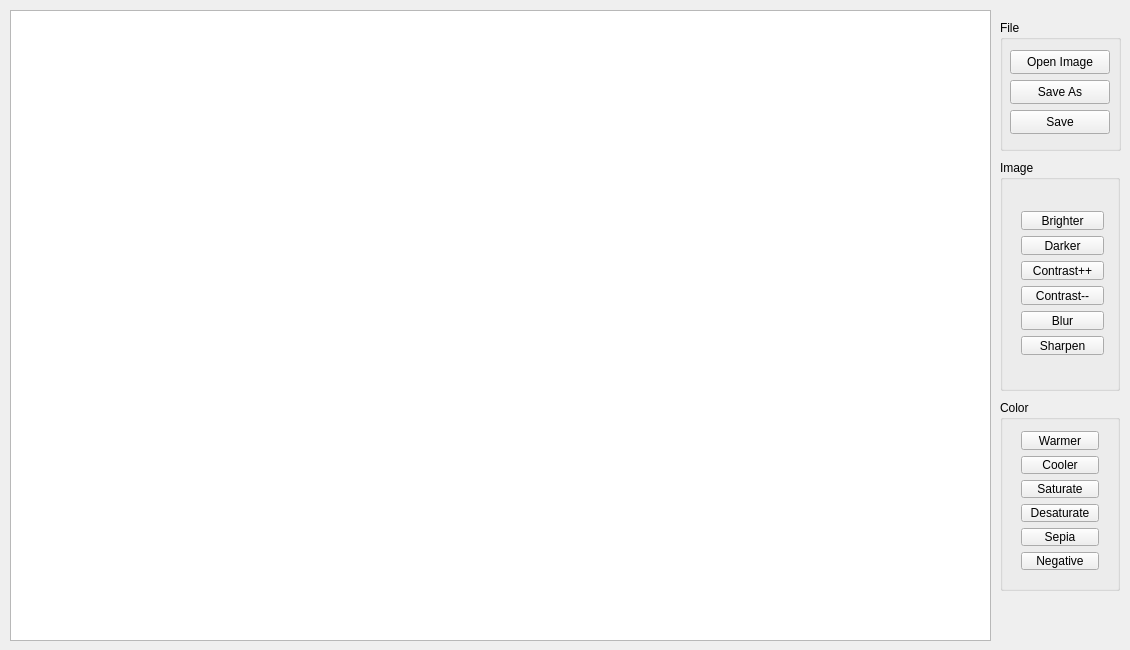
<?xml version="1.0" encoding="UTF-8"?>
<ui version="4.0">
 <class>MainWindow</class>
 <widget class="QMainWindow" name="MainWindow">
  <property name="geometry">
   <rect>
    <x>0</x>
    <y>0</y>
    <width>1130</width>
    <height>650</height>
   </rect>
  </property>
  <property name="windowTitle">
   <string>MainWindow</string>
  </property>
  <widget class="QWidget" name="centralWidget">
   <widget class="QGroupBox" name="groupBox">
    <property name="geometry">
     <rect>
      <x>1000</x>
      <y>20</y>
      <width>121</width>
      <height>131</height>
     </rect>
    </property>
    <property name="title">
     <string>File</string>
    </property>
    <widget class="QPushButton" name="pushButton">
     <property name="geometry">
      <rect>
       <x>10</x>
       <y>30</y>
       <width>100</width>
       <height>24</height>
      </rect>
     </property>
     <property name="text">
      <string>Open Image</string>
     </property>
    </widget>
    <widget class="QPushButton" name="pushButton_2">
     <property name="geometry">
      <rect>
       <x>10</x>
       <y>60</y>
       <width>100</width>
       <height>24</height>
      </rect>
     </property>
     <property name="text">
      <string>Save As</string>
     </property>
    </widget>
    <widget class="QPushButton" name="pushButton_3">
     <property name="geometry">
      <rect>
       <x>10</x>
       <y>90</y>
       <width>100</width>
       <height>24</height>
      </rect>
     </property>
     <property name="text">
      <string>Save</string>
     </property>
    </widget>
   </widget>
   <widget class="QGroupBox" name="groupBox_2">
    <property name="geometry">
     <rect>
      <x>1000</x>
      <y>400</y>
      <width>120</width>
      <height>191</height>
     </rect>
    </property>
    <property name="title">
     <string>Color</string>
    </property>
    <widget class="QWidget" name="">
     <property name="geometry">
      <rect>
       <x>10</x>
       <y>20</y>
       <width>100</width>
       <height>161</height>
      </rect>
     </property>
     <layout class="QVBoxLayout" name="verticalLayout">
      <item>
       <widget class="QPushButton" name="pushButton_10">
        <property name="text">
         <string>Warmer</string>
        </property>
       </widget>
      </item>
      <item>
       <widget class="QPushButton" name="pushButton_11">
        <property name="text">
         <string>Cooler</string>
        </property>
       </widget>
      </item>
      <item>
       <widget class="QPushButton" name="pushButton_12">
        <property name="text">
         <string>Saturate</string>
        </property>
       </widget>
      </item>
      <item>
       <widget class="QPushButton" name="pushButton_13">
        <property name="text">
         <string>Desaturate</string>
        </property>
       </widget>
      </item>
      <item>
       <widget class="QPushButton" name="pushButton_14">
        <property name="text">
         <string>Sepia</string>
        </property>
       </widget>
      </item>
      <item>
       <widget class="QPushButton" name="pushButton_15">
        <property name="text">
         <string>Negative</string>
        </property>
       </widget>
      </item>
     </layout>
    </widget>
   </widget>
   <widget class="QGroupBox" name="groupBox_3">
    <property name="geometry">
     <rect>
      <x>1000</x>
      <y>160</y>
      <width>120</width>
      <height>231</height>
     </rect>
    </property>
    <property name="title">
     <string>Image</string>
    </property>
    <widget class="QWidget" name="">
     <property name="geometry">
      <rect>
       <x>10</x>
       <y>40</y>
       <width>105</width>
       <height>166</height>
      </rect>
     </property>
     <layout class="QVBoxLayout" name="verticalLayout_2">
      <item>
       <widget class="QPushButton" name="pushButton_4">
        <property name="text">
         <string>Brighter</string>
        </property>
       </widget>
      </item>
      <item>
       <widget class="QPushButton" name="pushButton_5">
        <property name="text">
         <string>Darker</string>
        </property>
       </widget>
      </item>
      <item>
       <widget class="QPushButton" name="pushButton_6">
        <property name="text">
         <string>Contrast++</string>
        </property>
       </widget>
      </item>
      <item>
       <widget class="QPushButton" name="pushButton_7">
        <property name="text">
         <string>Contrast--</string>
        </property>
       </widget>
      </item>
      <item>
       <widget class="QPushButton" name="pushButton_8">
        <property name="text">
         <string>Blur</string>
        </property>
       </widget>
      </item>
      <item>
       <widget class="QPushButton" name="pushButton_9">
        <property name="text">
         <string>Sharpen</string>
        </property>
       </widget>
      </item>
     </layout>
    </widget>
   </widget>
   <widget class="QGraphicsView" name="graphicsView">
    <property name="geometry">
     <rect>
      <x>10</x>
      <y>10</y>
      <width>981</width>
      <height>631</height>
     </rect>
    </property>
   </widget>
  </widget>
 </widget>
 <layoutdefault spacing="6" margin="11"/>
 <resources/>
 <connections/>
</ui>
